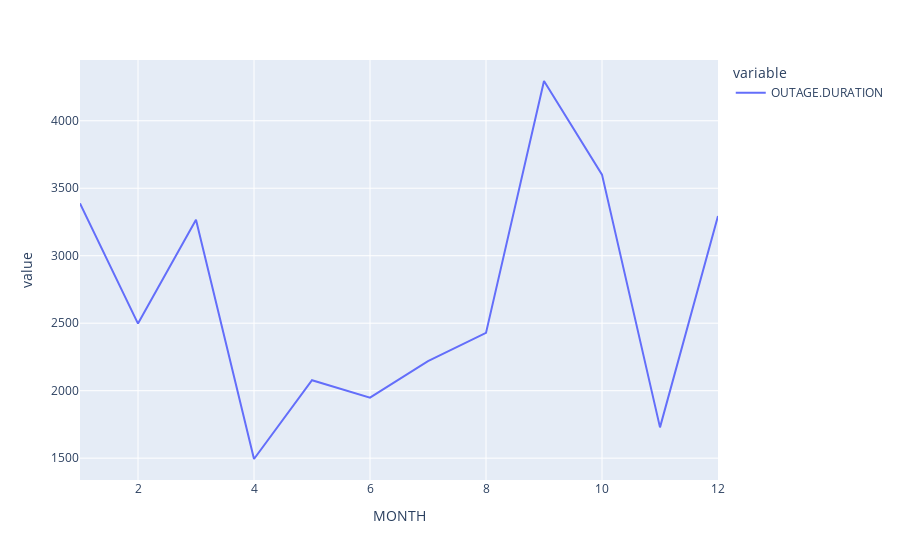

The notebook cell saved with this chart:
### Code cell
df_dropped.groupby('MONTH', dropna=True)['OUTAGE.DURATION'].mean().plot()

### Figure 1 — Plotly figure (JSON) as saved in the notebook; plotly's stock layout.template omitted (floating-point values rounded to 4 significant figures)
{"data": [{"hovertemplate": "variable=OUTAGE.DURATION<br>MONTH=%{x}<br>value=%{y}<extra></extra>", "legendgroup": "OUTAGE.DURATION", "line": {"color": "#636efa", "dash": "solid"}, "marker": {"symbol": "circle"}, "mode": "lines", "name": "OUTAGE.DURATION", "orientation": "v", "showlegend": true, "type": "scatter", "x": [1, 2, 3, 4, 5, 6, 7, 8, 9, 10, 11, 12], "xaxis": "x", "y": [3388.0, 2497.0, 3266.0, 1494.0, 2077.0, 1948.0, 2219.0, 2428.0, 4295.0, 3601.0, 1728.0, 3294.0], "yaxis": "y"}], "layout": {"legend": {"title": {"text": "variable"}, "tracegroupgap": 0}, "margin": {"t": 60}, "xaxis": {"anchor": "y", "domain": [0, 1], "title": {"text": "MONTH"}}, "yaxis": {"anchor": "x", "domain": [0, 1], "title": {"text": "value"}}}}
